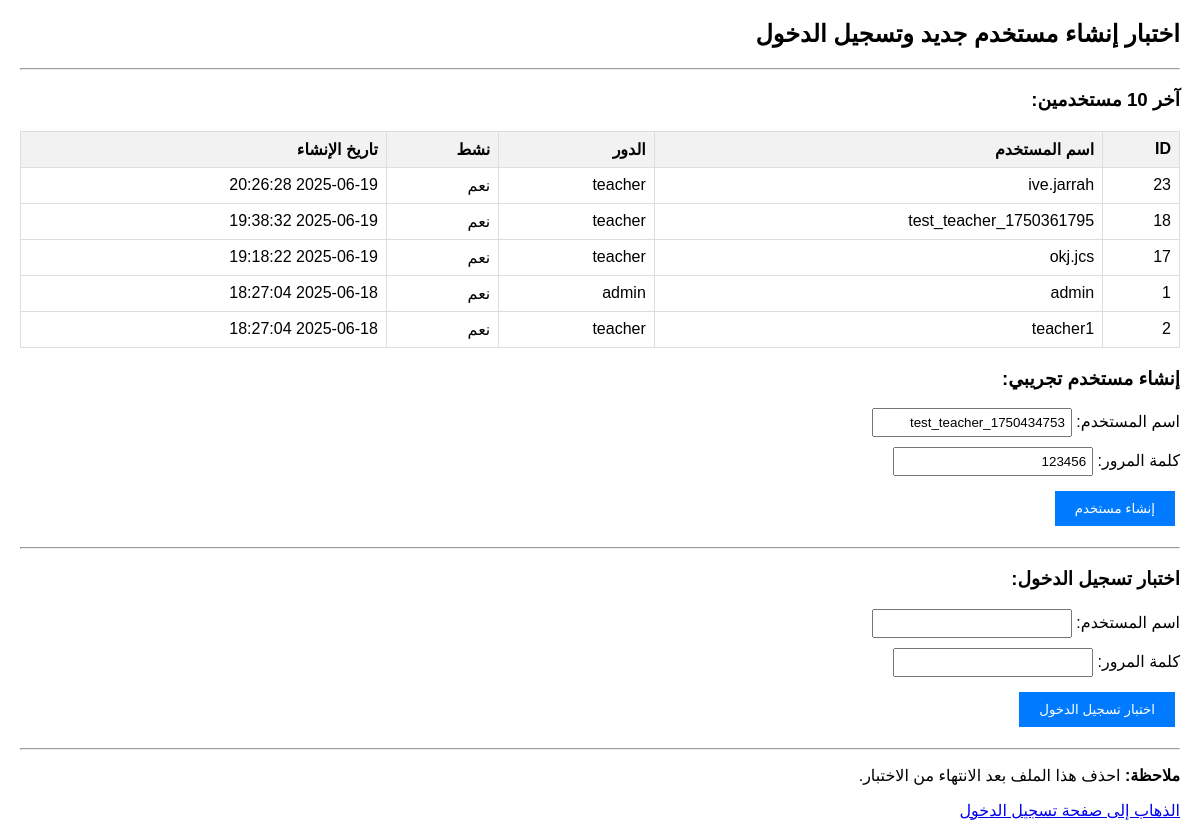
Screenshot of /test_new_user.php with the database file from the repository.
### tables this page shows
CREATE TABLE users (
            id INTEGER PRIMARY KEY AUTOINCREMENT,
            username VARCHAR(50) UNIQUE NOT NULL,
            password VARCHAR(255) NOT NULL,
            role VARCHAR(20) DEFAULT 'teacher' CHECK (role IN ('admin', 'teacher')),
            is_active INTEGER DEFAULT 1,
            created_at DATETIME DEFAULT CURRENT_TIMESTAMP,
            updated_at DATETIME DEFAULT CURRENT_TIMESTAMP
        );

### config/database.php (called while the page is built, shortened)
<?php
class Database {
    private $db;
    private $dbPath;
    public function __construct($dbPath = null) {
        $this->dbPath = $dbPath ?? (defined('DB_PATH') ? DB_PATH : 'C:\xampp\htdocs\school-system\database\school_archive.db');
        $this->createTables();
    }
    private function connect() {
        try {
            $dir = dirname($this->dbPath);
            $this->db = new PDO('sqlite:' . $this->dbPath);
            $this->db->setAttribute(PDO::ATTR_ERRMODE, PDO::ERRMODE_EXCEPTION);
            $this->db->exec('PRAGMA foreign_keys = ON');
        } catch (PDOException $e) {
            die('خطأ في الاتصال بقاعدة البيانات: ' . $e->getMessage());
        }
    }
    private function createTables() {
        try {
            $this->db->exec($sql);
            $this->insertDefaultData();
        } catch (PDOException $e) {
            die('خطأ في إنشاء الجداول: ' . $e->getMessage());
        }
    }
    private function insertDefaultData() {
        $stmt = $this->db->prepare("SELECT COUNT(*) FROM users WHERE role = 'admin'");
        $stmt->execute();
        $adminCount = $stmt->fetchColumn();
        $stmt = $this->db->prepare("SELECT COUNT(*) FROM subjects");
        $stmt->execute();
        $subjectsCount = $stmt->fetchColumn();
        $stmt = $this->db->prepare("SELECT COUNT(*) FROM grades");
        $stmt->execute();
        $gradesCount = $stmt->fetchColumn();
    }
    public function query($sql, $params = []) {
        try {
            $stmt = $this->db->prepare($sql);
            $stmt->execute($params);
            return $stmt;
        } catch (PDOException $e) {
            throw new Exception('خطأ في تنفيذ الاستعلام: ' . $e->getMessage());
        }
    }
}
?>

### config/config.php (called while the page is built, shortened)
<?php
require_once __DIR__ . '/database.php';
try {
    $db = new Database(DB_PATH);
} catch (Exception $e) {
    die('خطأ في الاتصال بقاعدة البيانات: ' . $e->getMessage());
}
?>

### test_new_user.php (the view, shortened to what this page needs)
<?php
require_once 'config/config.php';
echo "<h2>اختبار إنشاء مستخدم جديد وتسجيل الدخول</h2>";
try {
    $stmt = $db->query("SELECT id, username, role, is_active, created_at FROM users ORDER BY created_at DESC LIMIT 10");
    $users = $stmt->fetchAll(PDO::FETCH_ASSOC);
    echo "<hr>";
    echo "<h3>آخر 10 مستخدمين:</h3>";
    echo "<table border='1' style='border-collapse: collapse; width: 100%;'>";
    echo "<tr><th>ID</th><th>اسم المستخدم</th><th>الدور</th><th>نشط</th><th>تاريخ الإنشاء</th></tr>";
    foreach ($users as $user) {
        echo "<tr>";
        echo "<td>" . $user['id'] . "</td>";
        echo "<td>" . htmlspecialchars($user['username']) . "</td>";
        echo "<td>" . $user['role'] . "</td>";
        echo "<td>" . ($user['is_active'] ? 'نعم' : 'لا') . "</td>";
        echo "<td>" . $user['created_at'] . "</td>";
        echo "</tr>";
    }
    echo "</table>";
} catch (Exception $e) {
    echo "<p style='color: red;'>خطأ في جلب المستخدمين: " . $e->getMessage() . "</p>";
}
?>
<!DOCTYPE html>
<html lang="ar" dir="rtl">
<head>
</head>
<body>
    <h3>إنشاء مستخدم تجريبي:</h3>
    <form method="POST">
        <div class="form-group">
            <label>اسم المستخدم:</label>
            <input type="text" name="test_username" value="test_teacher_<?php echo time(); ?>" required>
        </div>
        <div class="form-group">
            <label>كلمة المرور:</label>
            <input type="text" name="test_password" value="123456" required>
        </div>
        <button type="submit" name="create_user">إنشاء مستخدم</button>
    </form>
    <hr>
    <h3>اختبار تسجيل الدخول:</h3>
    <form method="POST">
        <div class="form-group">
            <label>اسم المستخدم:</label>
            <input type="text" name="login_username" required>
        </div>
        <div class="form-group">
            <label>كلمة المرور:</label>
            <input type="password" name="login_password" required>
        </div>
        <button type="submit" name="test_login">اختبار تسجيل الدخول</button>
    </form>
    <hr>
    <p><strong>ملاحظة:</strong> احذف هذا الملف بعد الانتهاء من الاختبار.</p>
    <p><a href="login.php">الذهاب إلى صفحة تسجيل الدخول</a></p>
</body>
</html>

### test_new_user.php (style rules this page uses)
body { font-family: Arial, sans-serif; margin: 20px; }
.form-group { margin: 10px 0; }
input[type="text"], input[type="password"] { padding: 5px; width: 200px; }
button { padding: 10px 20px; background: #007bff; color: white; border: none; cursor: pointer; margin: 5px; }
table { border-collapse: collapse; width: 100%; margin: 20px 0; }
th, td { border: 1px solid #ddd; padding: 8px; text-align: right; }
th { background-color: #f2f2f2; }

### rows the page displays
users: id "23", username "ive.jarrah", role "teacher", is_active "نعم", created_at "2025-06-19 20:26:28"
users: id "18", username "test_teacher_1750361795", role "teacher", is_active "نعم", created_at "2025-06-19 19:38:32"
users: id "17", username "okj.jcs", role "teacher", is_active "نعم", created_at "2025-06-19 19:18:22"
users: id "1", username "admin", role "admin", is_active "نعم", created_at "2025-06-18 18:27:04"
users: id "2", username "teacher1", role "teacher", is_active "نعم", created_at "2025-06-18 18:27:04"
